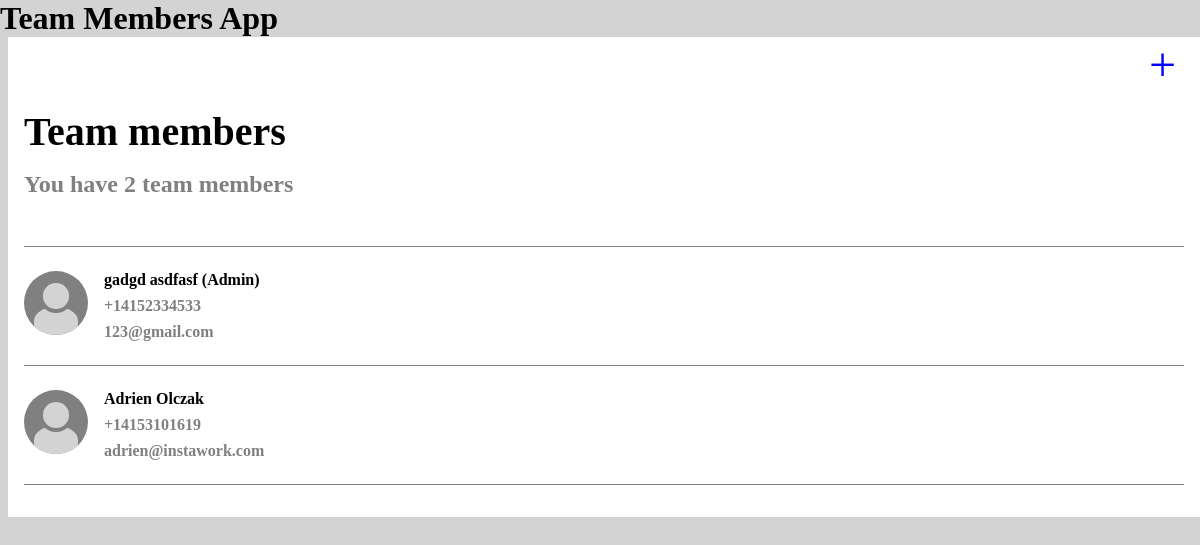
Before: / with the older database file.
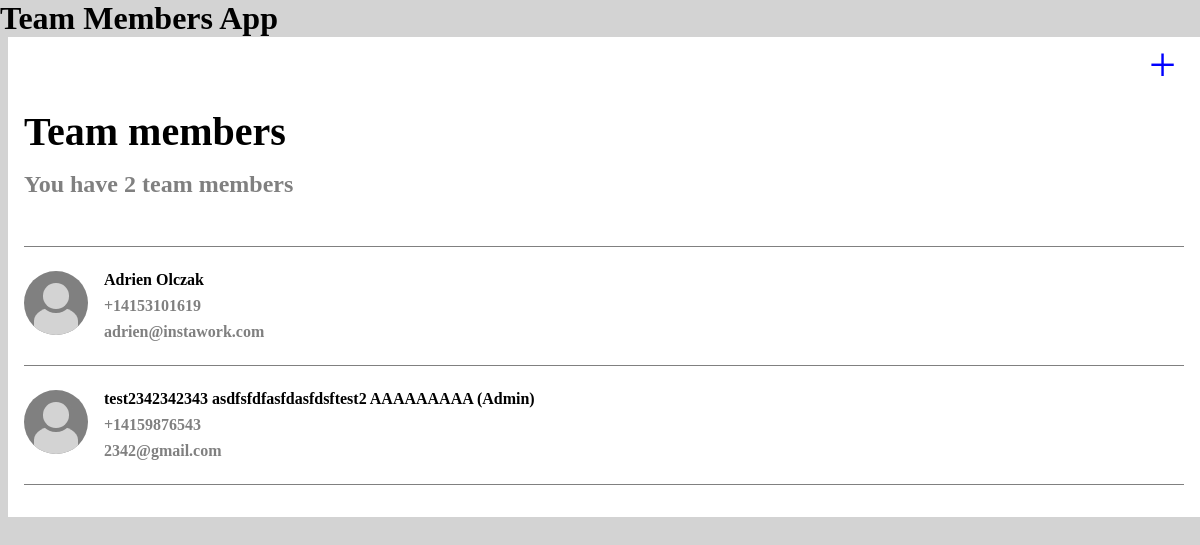
After: the same page with the newer database file.
### base/models.py (models this page shows, shortened)
class Member(models.Model):
    first_name = models.CharField(max_length=50)
    last_name = models.CharField(max_length=50)
    email = models.EmailField(max_length = 254)
    phone = PhoneNumberField(null=False, blank=False, unique=True, region='US')
    role = models.CharField(max_length=10, choices=ROLE_CHOICE, default=1)
    updated = models.DateTimeField(auto_now=True)
    created = models.DateTimeField(auto_now_add=True)
    class Meta:
        ordering = ['updated', 'created']

### base/views.py (the view)
# urls.py: path('', views.list, name="list"),
def list(request):
    team_members = Member.objects.values()
    context = {'team_members': team_members}
    return render(request, 'base/list.html', context)

### base/templates/base/list.html
{% extends 'main.html' %}
{% block content %}
<div class="list-container">
    <div class="plus-sign">
        <a href="{% url 'add' %}" class="plus-sign__icon">+</a>
    </div>
    <h3 class="list-container__title">Team members</h3>
    {% for member in team_members %}
        {% if forloop.last %}
            <h5 class="list-container__subtitle">You have {{forloop.counter}} team members</h5>
        {% endif %}
    {% endfor %}
    <div class="list-container__members">
        {% for member in team_members %}
        <div>
            <a href="{% url 'edit' member.id %}" class="list-container__member-link">
                <div class="avatar avatar--default default"></div>
                <div class="list-container__member">
                    <h5 class="list-container__name">{{member.first_name}} {{member.last_name}} {% if '2' in member.role %}(Admin){% endif %}</h5>
                    <h5 class="list-container__phone">{{member.phone}}</h5>
                    <h5 class="list-container__email">{{member.email}}</h5>
                </div>
            </a>
        </div>
        {% endfor %}
    </div>
</div>
{% endblock content %}

### templates/main.html (shortened to what this page needs)
<!DOCTYPE html>
<html>
{% load static %}
<head>
    <link rel='stylesheet' type='text/css' media='screen' href="{% static 'styles/styles.css' %}"/>
</head>
<body>
    <h1>Team Members App</h1>
    {% block content %}
    {% endblock %}
</body>
</html>

### static/styles/styles.css (style rules this page uses)
*::before, *::after { box-sizing: border-box; padding: 0; margin: 0; }
* { padding: 0; margin: 0; }
html { padding: 0; margin: 0; }
body { background-color: lightgrey; }
.list-container { background-color: white; margin-left: .5rem; }
.plus-sign { text-align: right; font-size: 3rem; margin-right: 1.5rem; }
.plus-sign__icon { color: blue; text-decoration: none; }
.list-container__title { font-size: 2.5rem; margin: 1rem; }
.list-container__subtitle { color: grey; margin: 1rem 1rem 0 1rem; font-size: 1.5rem; padding-bottom: 3rem; border-bottom: 1px solid grey; }
.list-container__members { padding: 0 1rem 2rem 1rem; }
.list-container__member { padding: 1rem 0 1rem 0; }
.list-container__member-link { text-decoration: none; color: grey; border-bottom: 1px solid grey; display: flex; flex-direction: row; justify-content: left; }
.list-container__name { padding-top: 0.5rem; font-size: 1rem; font-weight: bold; color: black; }
.list-container__phone { padding: 0.5rem 0 0.5rem 0; font-size: 1rem; }
.list-container__email { padding-bottom: 0.5rem; font-size: 1rem; }
.avatar--default { position: relative; overflow: hidden; width: 4rem; height: 4rem; margin: 1.5rem 1rem 1rem 0; }
.default { background-color: grey; border-radius: 50%; }
.default::before { background-color: lightgrey; }
.default::after { background-color: lightgrey; box-shadow: 0 0 0 4px grey; }
.avatar--default::before { content: ""; position: absolute; left: 50%; bottom: 0; width: 70%; height: 44%; margin: 0 0 0 -35%; border-radius: 100% 100% 0 0; }
.avatar--default::after { content: ""; position: absolute; left: 50%; top: 19%; width: 40%; height: 40%; margin: 0 0 0 -20%; border-radius: 50%; }

Changed rows visible on the page:
removed Member: first_name "gadgd", last_name "asdfasf", role "(Admin)", phone "+14152334533", email "123@gmail.com"
added Member: first_name "test2342342343", last_name "asdfsfdfasfdasfdsftest2 AAAAAAAAA", role "(Admin)", phone "+14159876543", email "2342@gmail.com"
